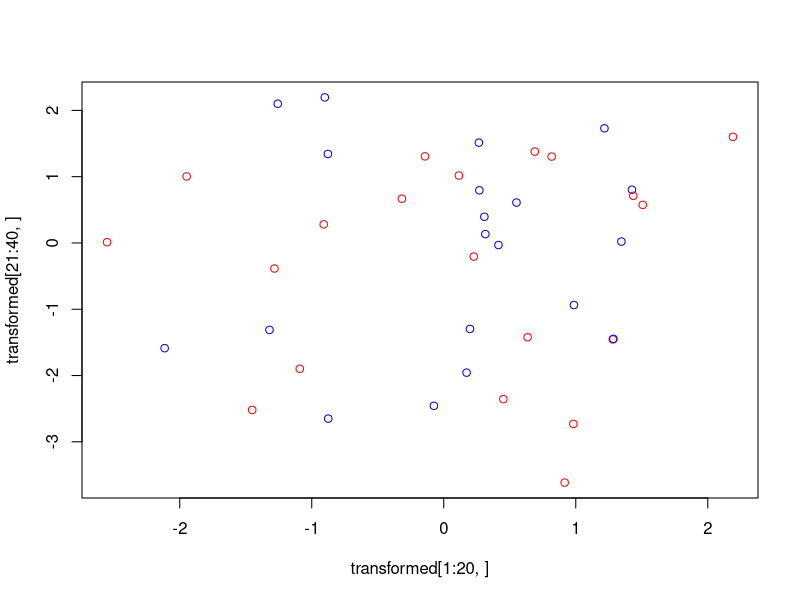

Source code (R): (Note: this script raises an error after producing the figure.)
# Author: William Hammond
# Date  : 5/2/2017

library(MASS)

# Generate random samples for testing
set.seed(10)

w1_sigma <- data.frame(c(1,0,0), c(0,1,0), c(0,0,1))
w1_mu <- c(0,0,0)
w1 <- data.frame(mvrnorm(n = 20, w1_mu, w1_sigma))

w2_sigma <- data.frame(c(1,0,0), c(0,1,0), c(0,0,1))
w2_mu <- c(1,1,1)
w2 <- data.frame(mvrnorm(n = 20, w2_mu, w2_sigma))

# Full data ste
dat <- merge(w1, w2, by = c("X1", "X2", "X3"), all=TRUE)

# Generate 3x3 scatter matrix for a given dataset
# Input:
#       df - dataframe of numeric values
scatter <- function(df) {
  col_means <- colMeans(df)
  scatter_mat <- data.frame(rep(0,3), rep(0,3), rep(0,3))
  for (i in 1:dim(df)[1]) {
    scatter_mat <- scatter_mat + (as.matrix(df[i,] - col_means) %x% 
                                    t(as.matrix(df[i,] - col_means)))
  }
  return(scatter_mat)
}

pca <- function(df, k) {
  eig <- eigen(scatter(df)) 
  eig_vector <- eig$vectors[,1:k]
  
  return (as.matrix(df) %*% as.matrix(eig_vector))
}

# Final transformation
transformed <- pca(dat, 2)
plot(transformed[1:20,], transformed[21:40,], col=c("blue", "red"))
plot(compare$x[1:20,], compare$x[21:40,], col=c("blue", "red"))

